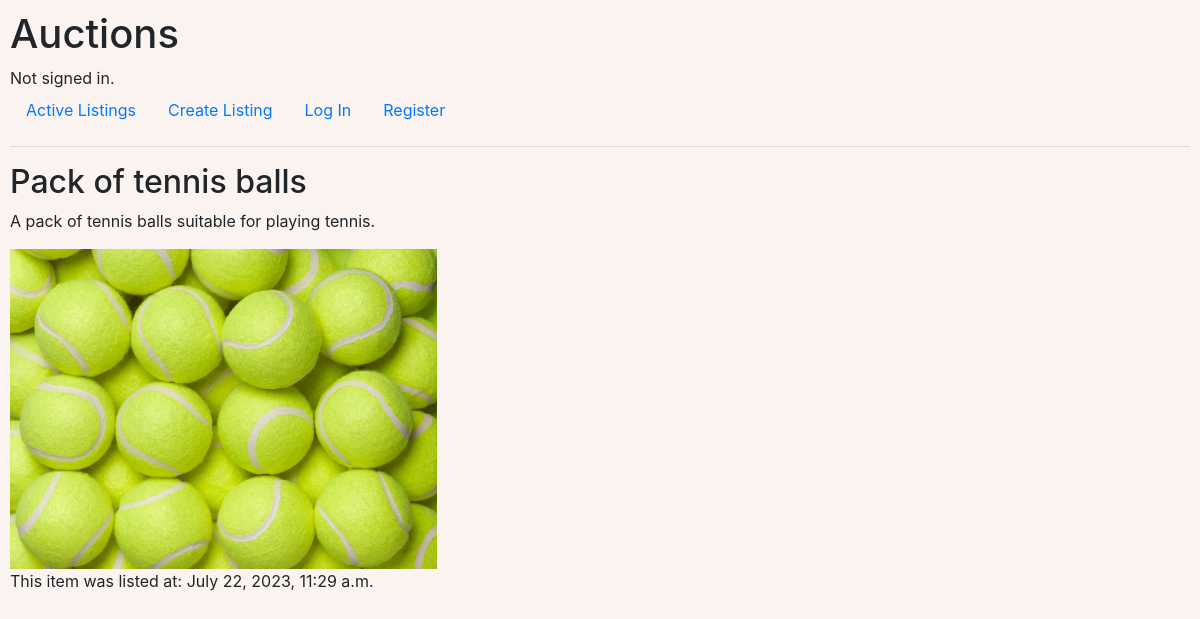
/listing/1, run on the app's committed database.
### auctions/models.py (models this page shows, shortened)
class Listing(models.Model):
    title = models.CharField(max_length=20)
    description = models.CharField(max_length=120)
    price = models.IntegerField()
    pub_date = models.DateTimeField("date published")
    photo = models.ImageField(upload_to="listing-images", blank=True)

### auctions/views.py (the view)
# urls.py: path("listing/<int:listing_id>", views.listing, name="listing"),
def listing(request, listing_id):
    listing = Listing.objects.get(pk=listing_id)
    return render(request, "auctions/listing.html", {
        "listing": listing
    })

### auctions/templates/auctions/listing.html
{% extends "auctions/layout.html" %}
{% block body %}
<h2>{{ listing.title }}</h2>
<p>{{ listing.description }}</p>
<img src="{{ listing.photo.url }}" alt="{{ listing.title }}">
<div>This item was listed at: {{ listing.pub_date }}</div>
{% endblock %}

### auctions/static/auctions/styles.css (style rules this page uses)
body { padding: 10px; background-color: #FAF3F0; }
img { height: 40vh; margin-right: 20px; }

### data on the page
Listing: title "Pack of tennis balls", description "A pack of tennis balls suitable for playing tennis.", photo (picture), pub_date "July 22, 2023, 11:29 a.m."
